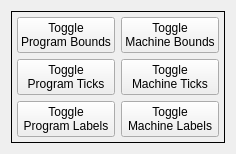
               <widget class="QWidget" name="tab_8">
                <attribute name="title">
                 <string>Settings</string>
                </attribute>
                <layout class="QGridLayout" name="gridLayout_18">
                 <item row="0" column="0">
                  <widget class="QFrame" name="gridFrame">
                   <property name="frameShape">
                    <enum>QFrame::Box</enum>
                   </property>
                   <layout class="QGridLayout" name="gridLayout_15">
                    <property name="leftMargin">
                     <number>5</number>
                    </property>
                    <property name="topMargin">
                     <number>5</number>
                    </property>
                    <property name="rightMargin">
                     <number>5</number>
                    </property>
                    <property name="bottomMargin">
                     <number>5</number>
                    </property>
                    <item row="1" column="0">
                     <widget class="QPushButton" name="progTicks">
                      <property name="text">
                       <string>Toggle
Program Ticks</string>
                      </property>
                     </widget>
                    </item>
                    <item row="2" column="0">
                     <widget class="QPushButton" name="progLabels">
                      <property name="text">
                       <string>Toggle
Program Labels</string>
                      </property>
                     </widget>
                    </item>
                    <item row="0" column="0">
                     <widget class="QPushButton" name="progBound">
                      <property name="text">
                       <string>Toggle
Program Bounds</string>
                      </property>
                     </widget>
                    </item>
                    <item row="0" column="1">
                     <widget class="QPushButton" name="machBound">
                      <property name="text">
                       <string>Toggle
Machine Bounds</string>
                      </property>
                     </widget>
                    </item>
                    <item row="1" column="1">
                     <widget class="QPushButton" name="machTicks">
                      <property name="text">
                       <string>Toggle
Machine Ticks</string>
                      </property>
                     </widget>
                    </item>
                    <item row="2" column="1">
                     <widget class="QPushButton" name="machLabels">
                      <property name="text">
                       <string>Toggle
Machine Labels</string>
                      </property>
                     </widget>
                    </item>
                   </layout>
                  </widget>
                 </item>
                </layout>
               </widget>
